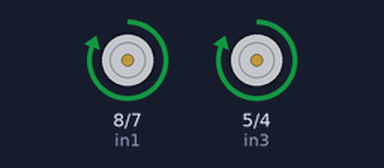
Recording of a sketch running on a simulated Arduino Uno, built with avr-gcc and run on an emulated ATmega328P. Parts: motor-driver pin pairs drawn as motors (green arrow = first pin HIGH = forward, orange = second pin HIGH = backward, longer = more drive, scaled by the enable pin).

Above: at 1.0 s.
At 3.5 s:
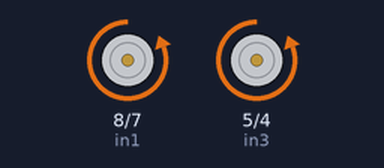
At 15.28 s:
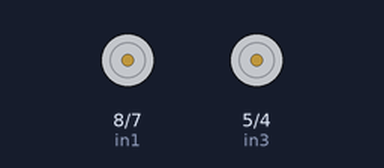
Timing chart, 0 to 20.0 s (numbered marks = the images above):
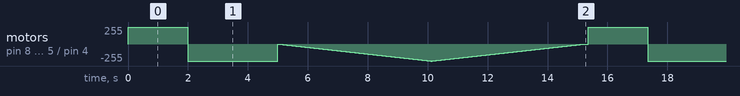

The sketch:

DC_MOTOR__TASK2.ino
```cpp
/*
 connection of motor 1
 */
int en1=10;
int in1=8;
int in2=7;
//connection of motor2
int en2=3;
int in3=5;
int in4=4;


void setup() {
  pinMode(en1, OUTPUT);
  pinMode(en2,OUTPUT);
  pinMode(in1,OUTPUT);
  pinMode(in2,OUTPUT);
  pinMode(in3,OUTPUT);
  pinMode(in4,OUTPUT);


}

void loop() {
  directionControl();
  delay(1000);
  speedControl();
  delay(100);


}

void directionControl(){

analogWrite(en1,255);
analogWrite(en2,255);

digitalWrite(in1,HIGH);
digitalWrite(in2,LOW);
digitalWrite(in3,HIGH);
digitalWrite(in4,LOW);
delay(2000);

digitalWrite(in1,LOW);
digitalWrite(in2,HIGH);
digitalWrite(in3,LOW);
digitalWrite(in4,HIGH);
delay(2000);
}

void speedControl(){

  for(int i=0;i < 256; i++){
    analogWrite(en1,i);
    analogWrite(en2,i);
    delay(20);
  }

  for(int i=255;i >=0; --i){
    analogWrite(en1,i);
    analogWrite(en2,i);
    delay(20);
  }
}
```
